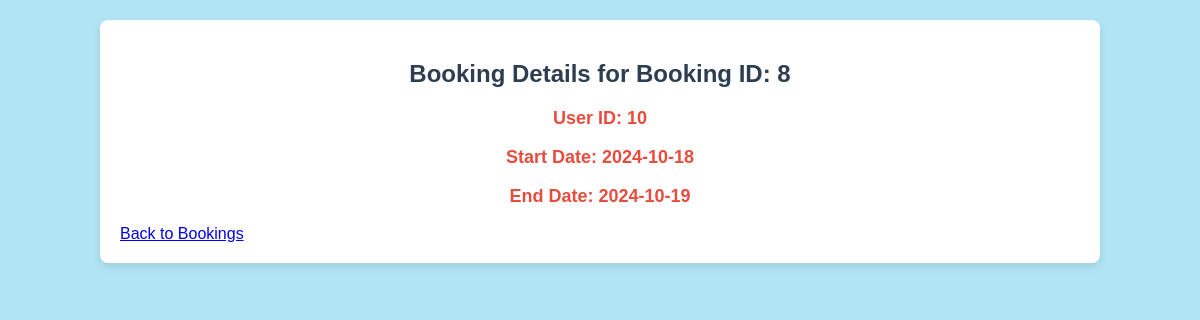
Screenshot of /view_booking_details.php?id=8 (signed in) with the database file from the repository.
### tables this page shows
CREATE TABLE `bookings` (
  `booking_id` int(11) NOT NULL,
  `user_id` int(11) NOT NULL,
  `room_id` int(11) NOT NULL,
  `start_date` date NOT NULL,
  `end_date` date NOT NULL,
  `booking_status` enum('confirmed','pending','cancelled') DEFAULT 'pending'
);

### view_booking_details.php (the view, shortened to what this page needs)
<?php
include('config.php');
if (isset($_GET['id'])) {
    $booking_id = $_GET['id'];
    $booking_stmt = $conn->prepare("SELECT * FROM bookings WHERE booking_id = ?");
    $booking_stmt->bind_param("i", $booking_id);
    $booking_stmt->execute();
    $booking_result = $booking_stmt->get_result();
    $booking = $booking_result->fetch_assoc();
} else {
    header("Location: hotel_dashboard.php");
    exit();
}
?>
<!DOCTYPE html>
<html lang="en">
<head>
    <link rel="stylesheet" href="dashboard.css">
</head>
<body>
    <div class="dashboard-container">
        <h2>Booking Details for Booking ID: <?php echo htmlspecialchars($booking['booking_id']); ?></h2>
        <p><strong>User ID:</strong> <?php echo htmlspecialchars($booking['user_id']); ?></p>
        <p><strong>Start Date:</strong> <?php echo htmlspecialchars($booking['start_date']); ?></p>
        <p><strong>End Date:</strong> <?php echo htmlspecialchars($booking['end_date']); ?></p>
        <a href="view_bookings.php?room_id=<?php echo $booking['room_id']; ?>">Back to Bookings</a>
    </div>
</body>
</html>

### dashboard.css (style rules this page uses)
body { font-family: Arial, sans-serif; background-color: #b1e5f5; margin: 0; padding: 0; color: #333; }
h2, h3 { color: #2c3e50; text-align: center; }
.dashboard-container { width: 80%; max-width: 1200px; margin: 20px auto; padding: 20px; background-color: #fff; border-radius: 8px; box-shadow: 0 4px 8px rgba(0, 0, 0, 0.1); }
p { color: #e74c3c; text-align: center; font-size: 18px; font-weight: bold; }

### rows the page displays
bookings: booking_id "8", user "10", start_date "2024-10-18", end_date "2024-10-19"
